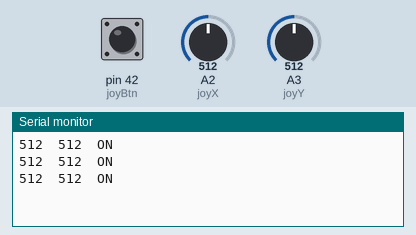
Simulated run of this sketch. Board: Arduino Mega 2560, built with avr-gcc and run on an emulated ATmega2560. On the bench: the last lines printed to the serial monitor. The inputs (shaded band) are chosen by the test bench; at power-on: pin 42 (joyBtn) LOW, A2 (joyX) = 512, A3 (joyY) = 512.

Above: at 1.3 s.
1.4 s: pin 42 (joyBtn) pulled HIGH for 0.6 s
At 1.9 s:
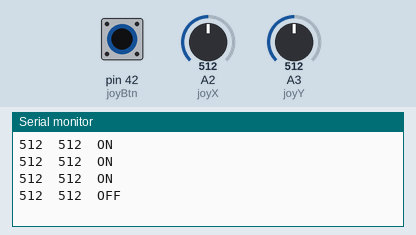
3.5 s: A2 (joyX) set to 716
At 3.9 s:
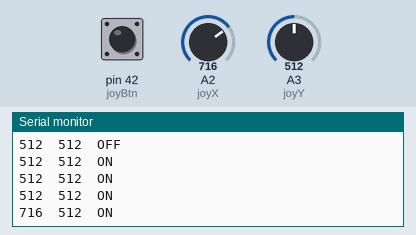
5.0 s: A3 (joyY) set to 716
At 5.4 s:
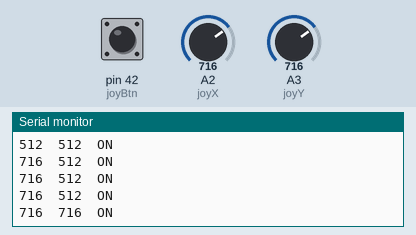
6.5 s: pin 42 (joyBtn) pulled HIGH for 1 s
At 6.9 s:
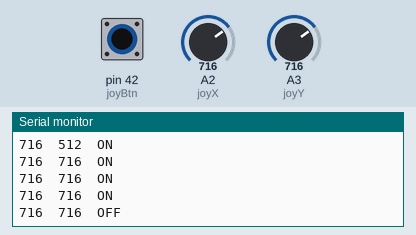
9.0 s: A2 (joyX) set to 900
At 9.4 s:
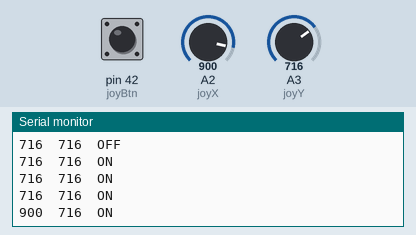
10.5 s: A3 (joyY) set to 900
At 10.9 s:
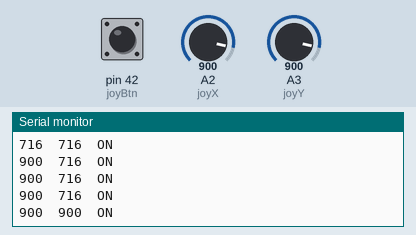
Timing chart, 0 to 13.0 s (numbered marks = the images above; inputs shaded):
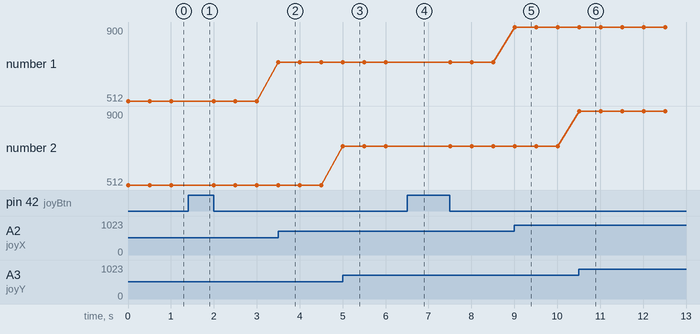

Measured:
- after the input at 1.4 s, the serial monitor: prints a new line after 0.10 s (image 1)
- after the input at 3.5 s, the serial monitor: prints a new line at once (image 2)
- after the input at 5.0 s, the serial monitor: prints a new line at once (image 3)
- after the input at 6.5 s, the serial monitor: prints a new line at once (image 4)
- after the input at 9.0 s, the serial monitor: prints a new line at once (image 5)
- after the input at 10.5 s, the serial monitor: prints a new line at once (image 6)
- plotted number 1: 512 → 716 after the input at 3.5 s, 716 → 900 after the input at 9.0 s

The sketch:

activity5.ino
```cpp
int joyBtn = 42, joyX = A2, joyY = A3;

void setup() {
  Serial.begin(9600);
  pinMode(joyBtn, INPUT);
}

void loop() {
  int x = analogRead(joyX);
  int y = analogRead(joyY);
  boolean btn = digitalRead(joyBtn);

  Serial.print(x);
  Serial.print("\t");
  Serial.print(y);
  Serial.print("\t");
  Serial.println(btn ? "OFF" : "ON"); // Active-LOW button

  delay(500);
}
```
